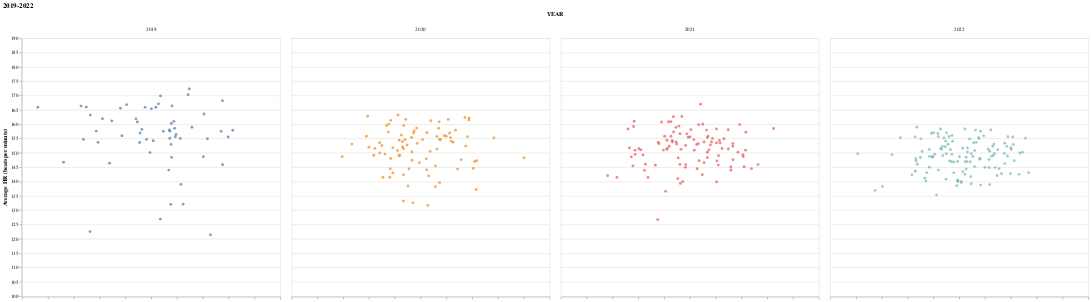

This figure's notebook cell:
### Code cell
summary_19_20_21_22 = pd.concat([summary, summary_2020_2021, summary_2022])

runs_all = summary_19_20_21_22[['Year', 'total_distance_km', 'mean_heart_rate']].copy()


chart = (
    alt.Chart(runs_all)
    .mark_circle(clip = True)
    .encode(
        # X-axis jitter Vertical
        x = alt.X(
            'jitter:Q',
            #title = "year",
            title = None,
            axis = alt.Axis(ticks = True, grid = False, labels = False),
            scale = alt.Scale(zero = True),
        ),
        y = alt.Y(
            'mean_heart_rate:Q',
            scale = alt.Scale(domain = (100, 190)),
            title = "Average HR (beats per minute)"
        ),
        color = alt.Color('Year:N', legend = None),
        column = alt.Column(
            'Year:N',
            title = "YEAR"
            ),
    )
    .transform_calculate(
        # Generate Gaussian jitter with a Box-Muller transform
        jitter = "sqrt(-1*log(random()))*cos(2*PI*random())"
    )
    .properties(
        title = "2019-2022",
        width = 500,
        height = 500
    )
    
)

chart

### Figure 1 — Vega-Lite specification as saved in the notebook (floating-point values rounded to 4 significant figures; data arrays with more than 128 entries replaced by an {"elided": "..."} marker saying what was removed)
{"config": {"view": {"continuousWidth": 400, "continuousHeight": 300}}, "data": {"name": "data-384f173cb3f3d21ebeef73e1767bd886"}, "mark": {"type": "circle", "clip": true}, "encoding": {"color": {"field": "Year", "legend": null, "type": "nominal"}, "column": {"field": "Year", "title": "YEAR", "type": "nominal"}, "x": {"axis": {"grid": false, "labels": false, "ticks": true}, "field": "jitter", "scale": {"zero": true}, "title": null, "type": "quantitative"}, "y": {"field": "mean_heart_rate", "scale": {"domain": [100, 190]}, "title": "Average HR (beats per minute)", "type": "quantitative"}}, "height": 500, "title": "2019-2022", "transform": [{"calculate": "sqrt(-1*log(random()))*cos(2*PI*random())", "as": "jitter"}], "width": 500, "$schema": "https://vega.github.io/schema/vega-lite/v4.17.0.json", "datasets": {"data-384f173cb3f3d21ebeef73e1767bd886": {"elided": "368 records"}}}
